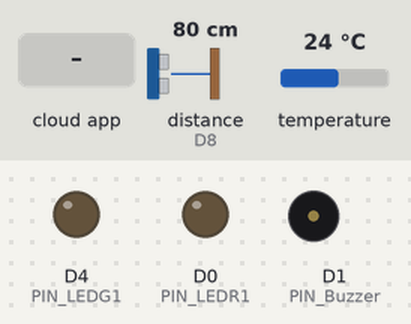
Simulated run of this sketch. Board: ESP8266 (NodeMCU). Shown: output pins drawn as LEDs (lit = HIGH), buzzer (waves = sounding). Wiring (inferred from the names in the program): ultrasonic range finder: trigger D7; echo D8. Inputs (shaded band) come from the test bench; at power-on: distance to the obstacle (sensor on D8) 80 cm, temperature 24 °C. The echo pulse lasts 58.3 µs per cm; WiFi joins after 1.5 s; servers stay silent unless stated; the Firebase database answers and starts empty; pins used as bus, display or sensor lines are not drawn; what the sketch prints to the serial monitor is not drawn.

Above: at 2.7 s.
2.8 s: the phone or cloud app sets sklekoviOn to 1
At 7.4 s:
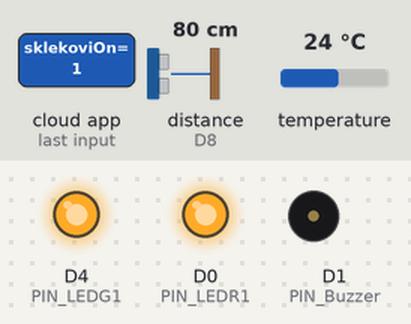
11.0 s: distance to the obstacle (sensor on D8) set to 13 cm
14.4 s: distance to the obstacle (sensor on D8) set to 10 cm
At 19.9 s:
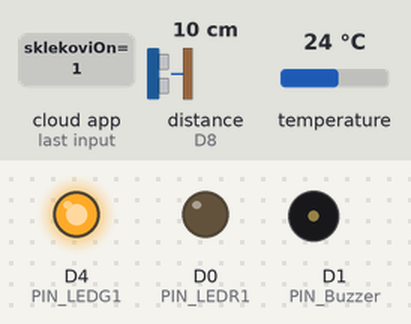
23.0 s: distance to the obstacle (sensor on D8) set to 18 cm
At 28.7 s:
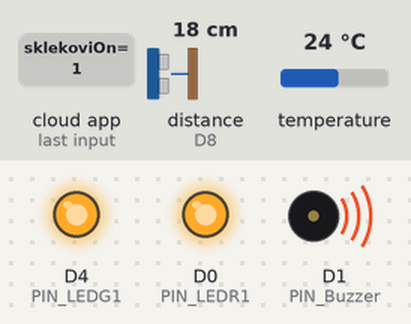
30.8 s: distance to the obstacle (sensor on D8) set to 2 cm
At 35.5 s:
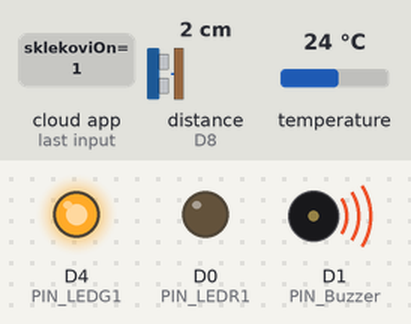
Timing chart, 0 to 40.4 s (numbered marks = the images above; inputs shaded):
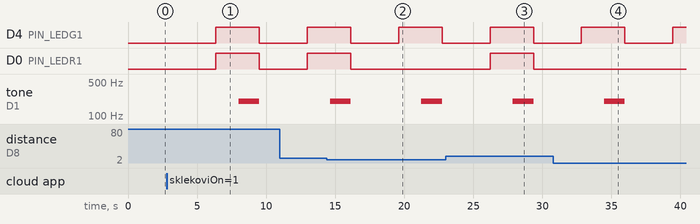

Measured:
- the behaviour switches between 12 and 11 cm on distance to the obstacle (sensor on D8) (found by bisection; images 1 and 2)
- after the input at 2.8 s, D4 (PIN_LEDG1), D0 (PIN_LEDR1): LOW → HIGH after 3.6 s, → LOW 3.2 s later; tone on D1 (PIN_Buzzer): silent → 200 Hz after 5.2 s, → silent 1.5 s later
- after the input at 14.4 s, D0 (PIN_LEDR1): goes on until 16.1 s, then stays LOW
- after the input at 23.0 s, D0 (PIN_LEDR1): LOW → HIGH after 3.2 s, → LOW 3.2 s later
- after the input at 30.8 s, D0 (PIN_LEDR1): stays LOW (without the input it goes to HIGH after 2.0 s)

The sketch:

IotPump.ino
```cpp
#include <Arduino.h>
#if defined(ESP32)
  #include <WiFi.h>
#elif defined(ESP8266)
  #include <ESP8266WiFi.h>
#endif
#include <Firebase_ESP_Client.h>
//Biblioteke za temp senzor
#include <OneWire.h>
#include <DallasTemperature.h>
//Provide the token generation process info.
#include "addons/TokenHelper.h"
//Provide the RTDB payload printing info and other helper functions.
#include "addons/RTDBHelper.h"

// Insert your network credentials
#define WIFI_SSID "-"
#define WIFI_PASSWORD "-"

// Insert Firebase project API Key
#define API_KEY "-"

// Insert RTDB URLefine the RTDB URL */
#define DATABASE_URL "https://iot-pump-45b16-default-rtdb.europe-west1.firebasedatabase.app/"

//Define Firebase Data object
FirebaseData fbdo;

FirebaseAuth auth;
FirebaseConfig config;

//za temp
#define ONE_WIRE_BUS D3
OneWire oneWire(ONE_WIRE_BUS);
DallasTemperature sensors(&oneWire);
float Celsius = 0;

unsigned long sendDataPrevMillis = 0;
int sklekovi = 0;
int cucnjevi = 0;
float countPushUp = 0;
float countSquat = 0;
int zeljeniSklekovi = 0;
int zeljeniCucnjevi = 0;
bool down = false;
bool up = false;
bool signupOK = false;
const int trigPin = D7;
const int echoPin = D8;
long duration;
int distance;
const int PIN_Buzzer = D1;
const int PIN_LEDR1   = D0;
const int PIN_LEDG1   = D4;
int age = 0;
int weight = 0;
int height = 0;
const int maxNameLength = 50;
const int maxNameLengthG = 2;
char name[maxNameLength] = " ";
char gender[maxNameLengthG]= " ";

void setup(){
  sensors.begin();
  pinMode(trigPin, OUTPUT);
  pinMode(echoPin,INPUT);
  pinMode(PIN_Buzzer,OUTPUT);
  pinMode(PIN_LEDR1,OUTPUT);
  pinMode(PIN_LEDG1,OUTPUT);

  Serial.begin(115200);

  WiFi.begin(WIFI_SSID, WIFI_PASSWORD);
  Serial.print("Connecting to Wi-Fi");
  while (WiFi.status() != WL_CONNECTED){
    Serial.print(".");
    delay(300);
  }
  Serial.println();
  Serial.print("Connected with IP: ");
  Serial.println(WiFi.localIP());
  Serial.println();

  /* Assign the api key (required) */
  config.api_key = API_KEY;

  /* Assign the RTDB URL (required) */
  config.database_url = DATABASE_URL;

  /* Sign up */
  if (Firebase.signUp(&config, &auth, "", "")){
    Serial.println("ok");
    signupOK = true;
  }
  else{
    Serial.printf("%s\n", config.signer.signupError.message.c_str());
  }

  /* Assign the callback function for the long running token generation task */
  config.token_status_callback = tokenStatusCallback; //see addons/TokenHelper.h

  Firebase.begin(&config, &auth);
  Firebase.reconnectWiFi(true);
}

void loop(){
  if (Firebase.ready() && signupOK && (millis() - sendDataPrevMillis > 500 || sendDataPrevMillis == 0)){
    sendDataPrevMillis = millis();
    digitalWrite(trigPin, LOW);
    delayMicroseconds(2);
    digitalWrite(trigPin, HIGH);
    delayMicroseconds(10);
    digitalWrite(trigPin,LOW);
    duration = pulseIn(echoPin,HIGH);
    distance = duration * 0.034 / 2;
    //temp
    sensors.requestTemperatures();
    Celsius = sensors.getTempCByIndex(0);


  if(Firebase.RTDB.getInt(&fbdo, "/data/sklekoviOn")){
        if(fbdo.dataType() == "int"){
          sklekovi = fbdo.intData();
         }
  }

   if(Firebase.RTDB.getInt(&fbdo, "/data/cucnjeviOn")){
        if(fbdo.dataType() == "int"){
          cucnjevi = fbdo.intData();
         }
  }

  if(Firebase.RTDB.getInt(&fbdo, "/data/wantedPushUps")){
    if(fbdo.dataType() == "int"){
        zeljeniSklekovi = fbdo.intData();
       }
    }

  if(Firebase.RTDB.getInt(&fbdo, "/data/wantedSquats")){
    if(fbdo.dataType() == "int"){
        zeljeniCucnjevi = fbdo.intData();
    }
  }

  if(sklekovi == 1){
    if(zeljeniSklekovi != 999){
        noTone(PIN_Buzzer);
      if(distance <= 10 ){
      down = true;
    }

    if(distance > 20){
      up = true;
    }

    if(down == true && up == true){
      down = false;
      up = false;
      countPushUp+=0.5;
    }

    if(distance <= 10){
      digitalWrite(PIN_LEDG1, HIGH);
      digitalWrite(PIN_LEDR1, LOW);
    }

    if(distance > 10){
      digitalWrite(PIN_LEDG1, HIGH);
      digitalWrite(PIN_LEDR1, HIGH);
    }

    if(zeljeniSklekovi == int(countPushUp)){
      Firebase.RTDB.setFloat(&fbdo, "data/pushUpFireB", countPushUp);
      delay(1500);
      tone(PIN_Buzzer, 200);
      delay(1500);
      noTone(PIN_Buzzer);
      countPushUp = 0;
      digitalWrite(PIN_LEDG1, LOW);
      digitalWrite(PIN_LEDR1, LOW);
    }
  }

  } else if(cucnjevi == 1){
        if(zeljeniCucnjevi != 999){
        noTone(PIN_Buzzer);
      if(distance <= 10 ){
      down = true;
    }

    if(distance > 50){
      up = true;
    }

    if(down == true && up == true){
      down = false;
      up = false;
      countSquat+=0.5;
    }

    if(distance <= 30){
      digitalWrite(PIN_LEDG1, HIGH);
      digitalWrite(PIN_LEDR1, LOW);
    }

    if(distance > 30){
      digitalWrite(PIN_LEDG1, HIGH);
      digitalWrite(PIN_LEDR1, HIGH);
    }

    if(zeljeniCucnjevi == int(countSquat)){
      Firebase.RTDB.setFloat(&fbdo, "data/squatFireB", countSquat);
      delay(1500);
      tone(PIN_Buzzer, 200);
      delay(1500);
      noTone(PIN_Buzzer);
      countSquat = 0;
      digitalWrite(PIN_LEDG1, LOW);
      digitalWrite(PIN_LEDR1, LOW);
    }
  }
}

  if (Firebase.RTDB.setInt(&fbdo, "data/distance", distance)){
      Serial.println("PASSED");
      Serial.println("PATH: " + fbdo.dataPath());
      Serial.println("TYPE: " + fbdo.dataType());
    }
    else {
      Serial.println("FAILED");
      Serial.println("REASON: " + fbdo.errorReason());
    }

    if (Firebase.RTDB.setFloat(&fbdo, "data/pushUpFireB", countPushUp)){
      Serial.println("PASSED");
      Serial.println("PATH: " + fbdo.dataPath());
      Serial.println("TYPE: " + fbdo.dataType());
    }
    else {
      Serial.println("FAILED");
      Serial.println("REASON: " + fbdo.errorReason());
    }


    if (Firebase.RTDB.setFloat(&fbdo, "data/squatFireB", countSquat)){
      Serial.println("PASSED");
      Serial.println("PATH: " + fbdo.dataPath());
      Serial.println("TYPE: " + fbdo.dataType());
    }
    else {
      Serial.println("FAILED");
      Serial.println("REASON: " + fbdo.errorReason());
    }

    if (Firebase.RTDB.setFloat(&fbdo, "data/Celsius", Celsius)){
      Serial.println("PASSED");
      Serial.println("PATH: " + fbdo.dataPath());
      Serial.println("TYPE: " + fbdo.dataType());
    }
    else {
      Serial.println("FAILED");
      Serial.println("REASON: " + fbdo.errorReason());
    }

    if (Firebase.RTDB.getInt(&fbdo, "/data/weight")) {
      if (fbdo.dataType() == "int") {
        weight = fbdo.intData();
      }
    }
    if (Firebase.RTDB.getInt(&fbdo, "/data/height")) {
      if (fbdo.dataType() == "int") {
        height = fbdo.intData();
      }
    }
    if (Firebase.RTDB.getInt(&fbdo, "/data/age")) {
      if (fbdo.dataType() == "int") {
        age = fbdo.intData();
      }
    }
    if (Firebase.RTDB.getString(&fbdo, "/data/name")) {
      if (fbdo.dataType() == "string") {
        strncpy(name, fbdo.stringData().c_str(), maxNameLength - 1);
        name[maxNameLength - 1] = '\0';
      }
    }
    if (Firebase.RTDB.getString(&fbdo, "/data/gender")) {
      if (fbdo.dataType() == "string") {
        strncpy(gender, fbdo.stringData().c_str(), maxNameLengthG - 1);
        gender[maxNameLengthG - 1] = '\0';
      }
    }

    Firebase.RTDB.setInt(&fbdo, "data/weight", weight);
    Firebase.RTDB.setInt(&fbdo, "data/height", height);
    Firebase.RTDB.setInt(&fbdo, "data/age", age);
    Firebase.RTDB.setString(&fbdo, "data/name", name);
    Firebase.RTDB.setString(&fbdo, "data/gender", gender);
  }
}
```
